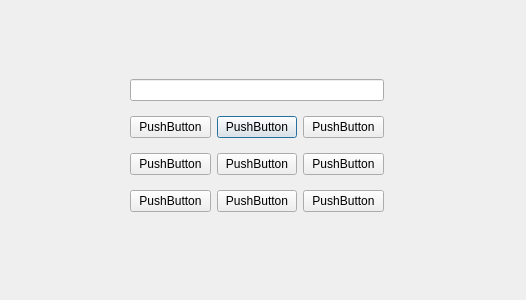
<?xml version="1.0" encoding="UTF-8"?>
<ui version="4.0">
 <class>Dialog</class>
 <widget class="QDialog" name="Dialog">
  <property name="geometry">
   <rect>
    <x>0</x>
    <y>0</y>
    <width>526</width>
    <height>300</height>
   </rect>
  </property>
  <property name="windowTitle">
   <string>Dialog</string>
  </property>
  <widget class="QWidget" name="gridLayoutWidget">
   <property name="geometry">
    <rect>
     <x>130</x>
     <y>70</y>
     <width>254</width>
     <height>151</height>
    </rect>
   </property>
   <layout class="QGridLayout" name="gridLayout">
    <item row="1" column="1">
     <widget class="QPushButton" name="pushButton_3">
      <property name="text">
       <string>PushButton</string>
      </property>
     </widget>
    </item>
    <item row="2" column="0">
     <widget class="QPushButton" name="pushButton_2">
      <property name="text">
       <string>PushButton</string>
      </property>
     </widget>
    </item>
    <item row="1" column="2">
     <widget class="QPushButton" name="pushButton_5">
      <property name="text">
       <string>PushButton</string>
      </property>
     </widget>
    </item>
    <item row="3" column="1">
     <widget class="QPushButton" name="pushButton_7">
      <property name="text">
       <string>PushButton</string>
      </property>
     </widget>
    </item>
    <item row="2" column="1">
     <widget class="QPushButton" name="pushButton_4">
      <property name="text">
       <string>PushButton</string>
      </property>
     </widget>
    </item>
    <item row="2" column="2">
     <widget class="QPushButton" name="pushButton_6">
      <property name="text">
       <string>PushButton</string>
      </property>
     </widget>
    </item>
    <item row="3" column="0">
     <widget class="QPushButton" name="pushButton_8">
      <property name="text">
       <string>PushButton</string>
      </property>
     </widget>
    </item>
    <item row="1" column="0">
     <widget class="QPushButton" name="pushButton">
      <property name="text">
       <string>PushButton</string>
      </property>
     </widget>
    </item>
    <item row="3" column="2">
     <widget class="QPushButton" name="pushButton_9">
      <property name="text">
       <string>PushButton</string>
      </property>
     </widget>
    </item>
    <item row="0" column="0" colspan="3">
     <widget class="QLineEdit" name="lineEdit"/>
    </item>
   </layout>
  </widget>
 </widget>
 <resources/>
 <connections/>
</ui>
